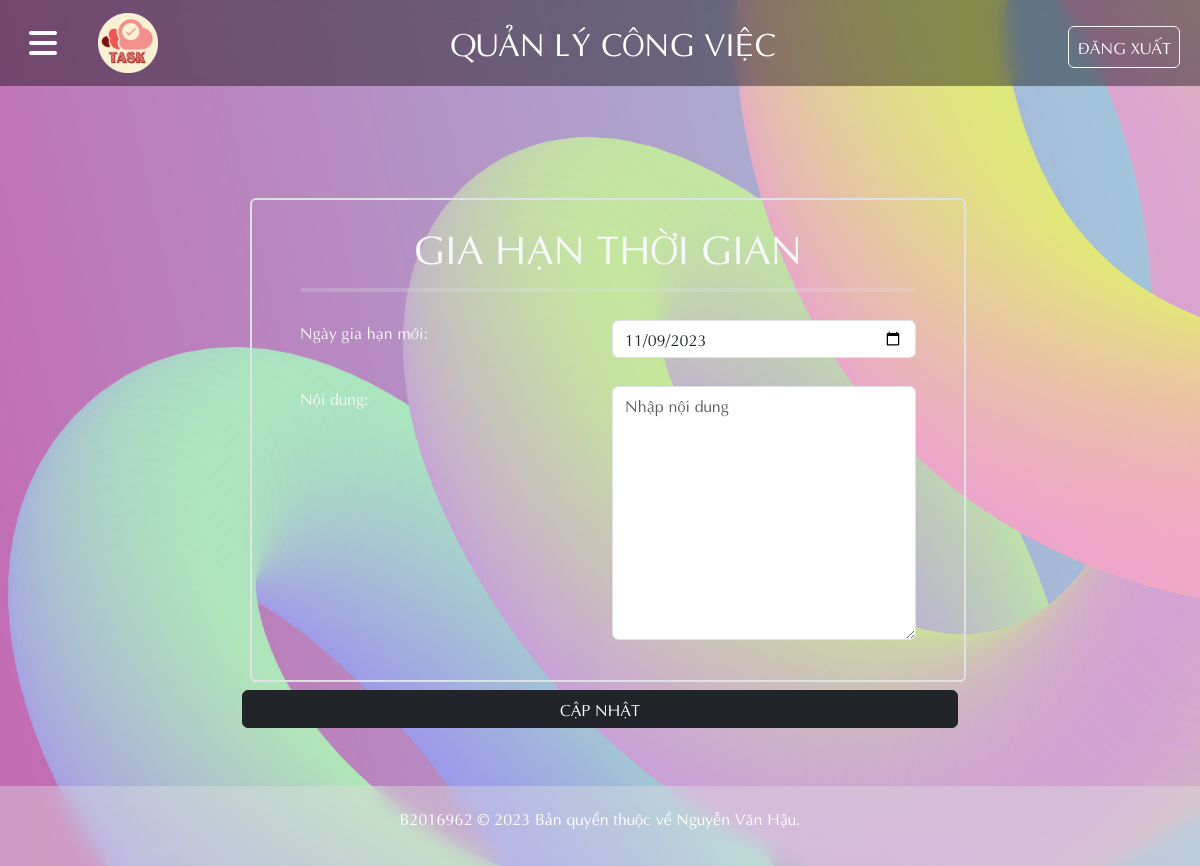
The page /User/nd_congviec_giahan.php?giahan_ma=8 (signed in) on the database as committed earlier.
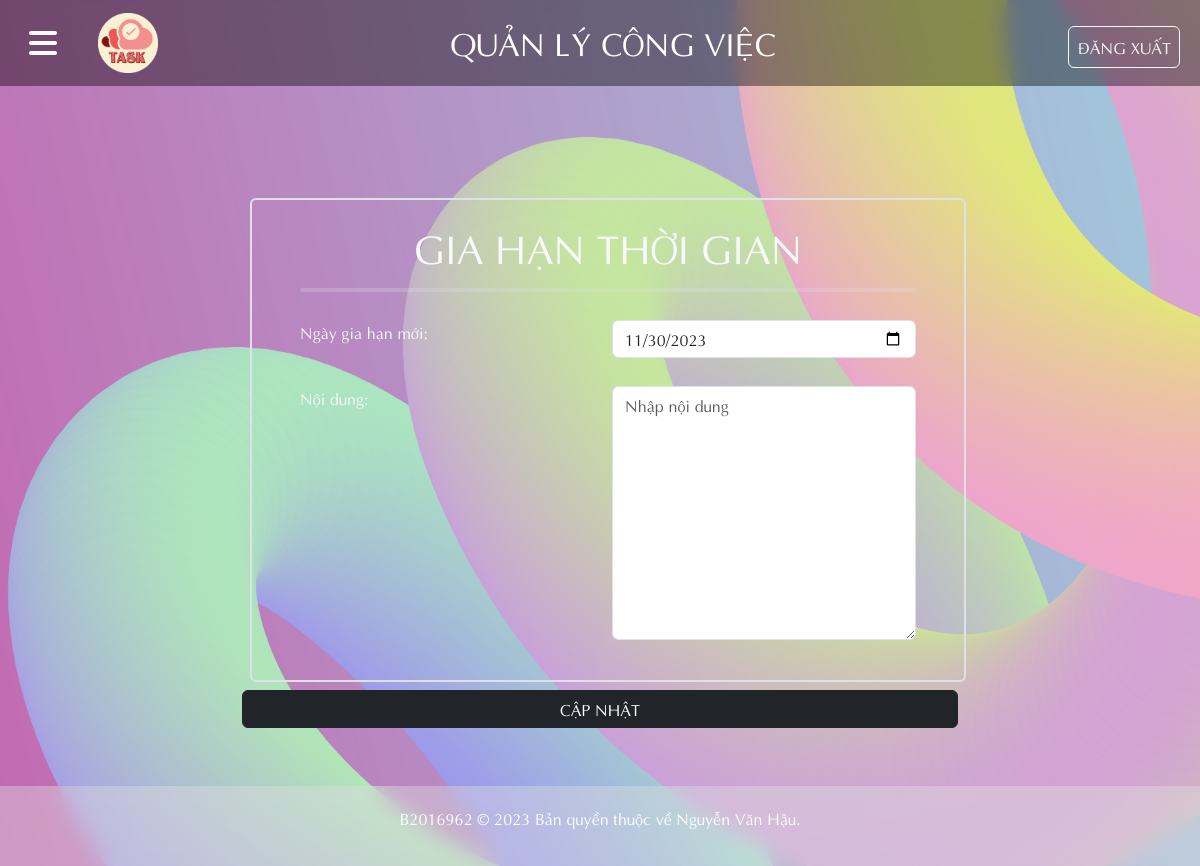
The same page on the database as committed later.
### tables this page shows
CREATE TABLE `congviec` (
  `CV_MA` int(10) NOT NULL,
  `CV_TEN` varchar(50) NOT NULL,
  `CV_NGAYBATDAU` date NOT NULL,
  `CV_NGAYKETTHUC` date NOT NULL,
  `CV_NOIDUNG` text NOT NULL,
  `CV_TIENDO` varchar(50) NOT NULL,
  `CV_TRANGTHAICV` varchar(50) NOT NULL,
  `CV_NGAYTAO` date NOT NULL,
  `CV_NTH` int(10) NOT NULL,
  `CV_NGS` int(10) NOT NULL,
  `LCV_MA` int(10) NOT NULL
);

### User/nd_congviec_giahan.php (the view, shortened to what this page needs)
<?php
include_once('../condb/condb.php');
$ma = $_GET['giahan_ma'];
$querry_cv = "SELECT * FROM congviec WHERE CV_MA='$ma'";
$cv_data = mysqli_query($conn, $querry_cv);
$cv = mysqli_fetch_array($cv_data);
?>
<!DOCTYPE html>
<html lang="en">
<head>
    <link href="../styles/style.css?v=<?php echo time(); ?>" rel="stylesheet" type="text/css" />
    <link href="https://cdn.jsdelivr.net/npm/bootstrap@5.3.2/dist/css/bootstrap.min.css" rel="stylesheet"
>
    <link rel="stylesheet" href="https://cdnjs.cloudflare.com/ajax/libs/font-awesome/6.4.2/css/all.min.css">
</head>
<body>
    <header>
        <nav class="navbar_container navbar  navbar-expand-lg">
            <button class=" btn mx-3" type="button" data-bs-toggle="offcanvas" data-bs-target="#offcanvasExample" aria-controls="offcanvasExample">
                <i class="fa-solid fs-2 text-light fa-bars"></i>
            </button>
            <div class="container-fluid">
                <a class="navbar-brand text-white fs-4" href="trangchu.php"><img src="../image/logo.png" style="width: 60px;" class="w3-circle"></a>
                <a class="navbar-brand text-white fs-2"> QUẢN LÝ CÔNG VIỆC </a>
                <div class="text-light fs-5">
                    <a class="btn btn-outline-light px-2 py-2 me-2" href="trangchu.php" role="button">ĐĂNG XUẤT</a>
                </div>
            </div>
        </nav>
    </header>
    <main>
        <div class="form_center">
            <form id="form" name="form" method="POST" onsubmit="return validateForm()" class="form">
                <div class="container p-5 py-4 m-2 border border-2 rounded">
                    <h1 class="text-light text-center">GIA HẠN THỜI GIAN</h1>
                    <hr class="text-dark border border-2 rounded " style="border-top: 4px solid white">
                    <div class="row p-2 my-1 rounded">
                        <div class="col p-1   text-light">
                            <label for="ngaysinh">Ngày gia hạn mới:</label>
                        </div>
                        <div class="col p-1 ">
                            <input class="form-control" type="date" name="hanmoi" min="<?php echo $cv['CV_NGAYKETTHUC']?>" id="hanmoi" min="<?php echo $cv['CV_NGAYKETTHUC'];?>"
                                value="<?php echo $cv['CV_NGAYKETTHUC'];?>">
                        </div>
                    </div>
                    <div class="row p-2 my-1 rounded">
                        <div class="col p-1   text-light">
                            <label for="ngaysinh">Nội dung:</label>
                        </div>
                        <div class="col p-1 ">
                            <textarea class="form-control" name="noidung" id="noidung" cols="30" rows="10" placeholder="Nhập nội dung"></textarea>
                        </div>
                    </div>
                </div>
                <div class="btn_form ">
                    <button style="width:100%" type="submit" class="btn  btn-dark" name="submit">CẬP NHẬT</button>
                </div>
        </div>
    </main>
    <footer id="grad1" class="justify-content-center navbar p-3 text-white ">
        <p>B2016962 &copy; 2023 Bản quyền thuộc về Nguyễn Văn Hậu.</p>
    </footer>
</body>
</html>

Rows that differ between the two databases and show on the page:
changed congviec: hanmoi "11/09/2023" → "11/30/2023"
